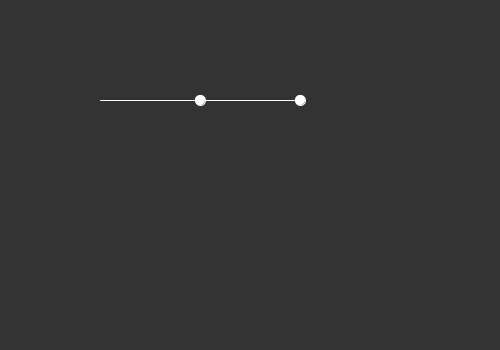
Frame 1 (no input)
Frame 60 (the mouse pressed at the canvas centre just before this capture): identical to frame 1, image omitted
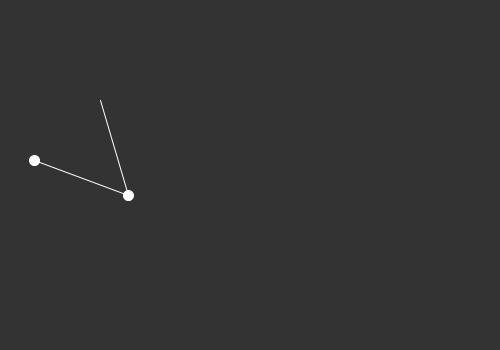
Frame 120 (the mouse held since frame 60 and released just before this capture)

The Processing sketch that drew these frames (run headless with seeded random() and noise(); from frame 60 on, the mouse is pressed at the canvas centre):

// Processing sketch: processing_3718
// ── processing_3718.pde


float[] arm = {100,100,200,100};
float[] forearm = {arm[0],arm[1],200,0};
float size = 100;
float position = 100;

void setup(){
  size(500,350);
  stroke(255);
}

void draw(){
  background(51);
  updateArm();
  updateForearm();
  // draw Arm
  line(arm[0],arm[1],arm[2],arm[3]);
  // draw Forearm
  line(forearm[0],forearm[1],forearm[2],forearm[3]);
  // draw elbow
  ellipse(forearm[0],forearm[1],10,10);
  // draw hand
  ellipse(forearm[2],forearm[3],10,10);
}

void updateForearm(){
 float x2 = (cos( mouseY / 50.0) * size) + arm[2];
 float y2 = (sin( mouseY / 50.0) * size) + arm[3];
 forearm[0] = arm[2];
 forearm[1] = arm[3];
 forearm[2] = x2;
 forearm[3] = y2;
}

void updateArm(){
 float x = ( cos(-mouseX / 50.0) * size) + position;
 float y = ( sin(-mouseX / 50.0) * size) + position;
 arm[2] = x;
 arm[3] = y;
}
